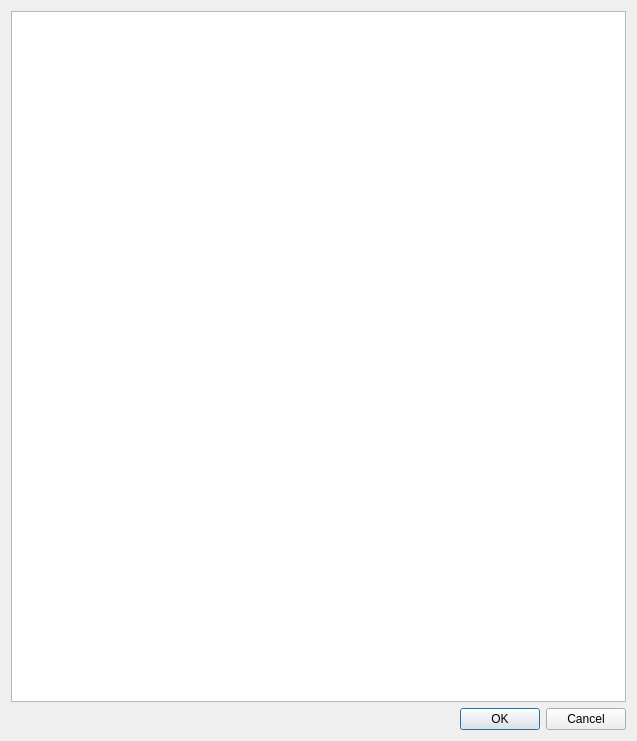
<?xml version="1.0" encoding="UTF-8"?>
<ui version="4.0">
 <class>DialogTomy</class>
 <widget class="QDialog" name="DialogTomy">
  <property name="geometry">
   <rect>
    <x>0</x>
    <y>0</y>
    <width>637</width>
    <height>741</height>
   </rect>
  </property>
  <property name="minimumSize">
   <size>
    <width>399</width>
    <height>741</height>
   </size>
  </property>
  <property name="maximumSize">
   <size>
    <width>1399</width>
    <height>1060</height>
   </size>
  </property>
  <property name="windowTitle">
   <string>Ilość tomów w opracowaniach</string>
  </property>
  <layout class="QVBoxLayout" name="verticalLayout_2">
   <item>
    <layout class="QVBoxLayout" name="verticalLayout">
     <item>
      <widget class="QTableWidget" name="tableWidget">
       <property name="font">
        <font>
         <family>Arial</family>
         <pointsize>12</pointsize>
        </font>
       </property>
      </widget>
     </item>
     <item>
      <layout class="QHBoxLayout" name="horizontalLayout">
       <item>
        <spacer name="horizontalSpacer">
         <property name="orientation">
          <enum>Qt::Horizontal</enum>
         </property>
         <property name="sizeHint" stdset="0">
          <size>
           <width>40</width>
           <height>20</height>
          </size>
         </property>
        </spacer>
       </item>
       <item>
        <widget class="QDialogButtonBox" name="buttonBox">
         <property name="orientation">
          <enum>Qt::Horizontal</enum>
         </property>
         <property name="standardButtons">
          <set>QDialogButtonBox::Cancel|QDialogButtonBox::Ok</set>
         </property>
        </widget>
       </item>
      </layout>
     </item>
    </layout>
   </item>
  </layout>
 </widget>
 <resources/>
 <connections>
  <connection>
   <sender>buttonBox</sender>
   <signal>accepted()</signal>
   <receiver>DialogTomy</receiver>
   <slot>accept()</slot>
   <hints>
    <hint type="sourcelabel">
     <x>248</x>
     <y>254</y>
    </hint>
    <hint type="destinationlabel">
     <x>157</x>
     <y>274</y>
    </hint>
   </hints>
  </connection>
  <connection>
   <sender>buttonBox</sender>
   <signal>rejected()</signal>
   <receiver>DialogTomy</receiver>
   <slot>reject()</slot>
   <hints>
    <hint type="sourcelabel">
     <x>316</x>
     <y>260</y>
    </hint>
    <hint type="destinationlabel">
     <x>286</x>
     <y>274</y>
    </hint>
   </hints>
  </connection>
 </connections>
</ui>
